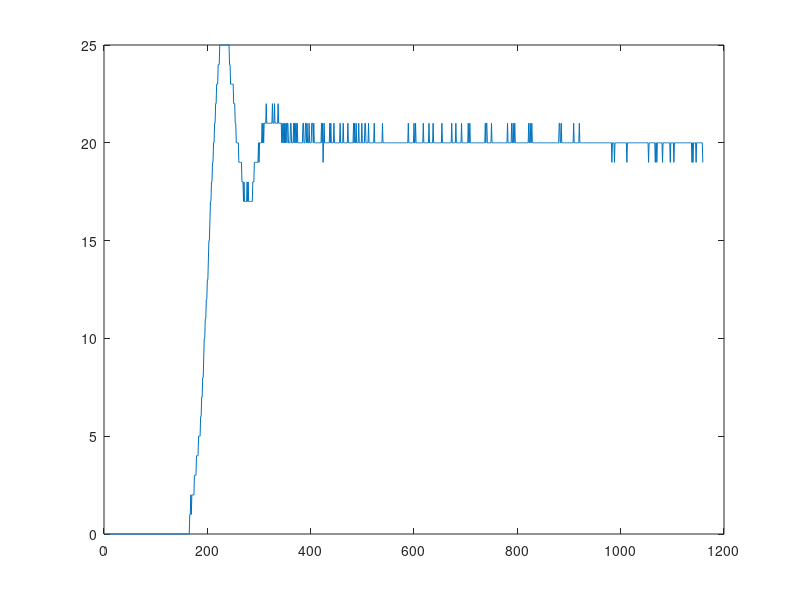

Reproduce this figure in MATLAB. (Note: this script raises an error after producing the figure.)
clear
clc
close all

a=csvread('4.csv');
b=csvread('5.csv');
%  figure
%  plot(a(:,2));
% hold on
%  plot(a(:,1));
% figure

%
% plot(b(:,1));
% figure
% plot(b(:,2));

ts = .01;  % this is the sampling time it is computed from the array t
a1=a(:,1);%input

a2=a(:,2); %output
plot(a2)
data1 = iddata(a2,a1,ts);  % this is processing the data to make it compatible with the transfer-function estimation funciton

g = tfest(data1,3,1);   % getting the transfer function and storing it in g


% We found that the best approximation to the system is a system of the
% fifth order
transfer_fn = tf([g.Numerator],[g.Denominator]);
x = step(transfer_fn);
figure
plot(t,x)

tf_z=c2d(transfer_fn,0.01,'tustin')
input = a(:,1);
